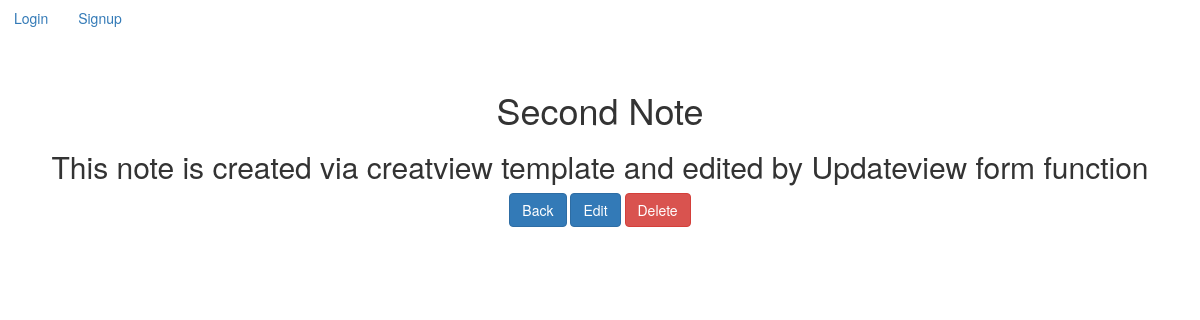
The app's page /notes/notes/3 with its own data.
### notes/models.py (models this page shows)
class Note(models.Model):
    title = models.CharField(max_length=200)
    text = models.TextField()
    created = models.DateTimeField(auto_now_add=True)
    user =  models.ForeignKey(User, on_delete=models.CASCADE, related_name='notes')

### notes/views.py (the view)
# urls.py: path('notes/<int:pk>', views.detail, name='notes.details'),
def detail(request, pk):
    try:
        note = Note.objects.get(pk=pk)
    except Note.DoesNotExist:
        raise Http404(" Note Doesnot Exist")
    return render(request, 'notes_details.html', {'notes': note})

### notes/templates/notes_details.html (shortened to what this page needs)
{% extends 'base.html'%}
    {% block content%}
    <h1>{{ notes.title }}</h1>
    <h2>{{ notes.text }}</h2>
<a href="{% url 'notes.list' %}" class="btn btn-primary">Back</a>
<a href="{% url 'notes.update' pk=notes.id%}" class="btn btn-primary">Edit</a>
<a href="{% url 'notes.delete' pk=notes.id%}" class="btn btn-danger">Delete</a>
{% endblock %}

### records on screen
Note: title "Second Note", text "This note is created via creatview template and edited by Updateview form function"
